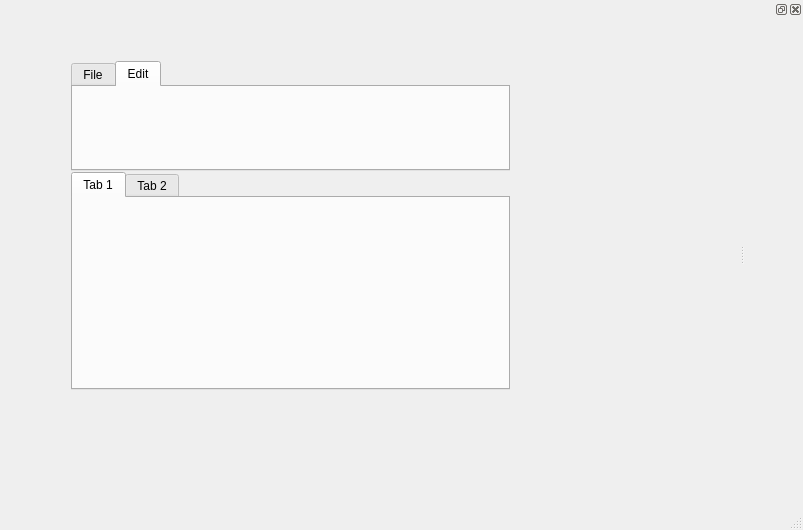
<?xml version="1.0" encoding="UTF-8"?>
<ui version="4.0">
 <class>MainWindow</class>
 <widget class="QMainWindow" name="MainWindow">
  <property name="geometry">
   <rect>
    <x>0</x>
    <y>0</y>
    <width>803</width>
    <height>530</height>
   </rect>
  </property>
  <property name="windowTitle">
   <string>MainWindow</string>
  </property>
  <widget class="QWidget" name="centralWidget">
   <widget class="QWidget" name="verticalLayoutWidget">
    <property name="geometry">
     <rect>
      <x>60</x>
      <y>50</y>
      <width>461</width>
      <height>351</height>
     </rect>
    </property>
    <layout class="QVBoxLayout" name="verticalLayout" stretch="0,0">
     <property name="spacing">
      <number>1</number>
     </property>
     <property name="sizeConstraint">
      <enum>QLayout::SetMaximumSize</enum>
     </property>
     <item>
      <widget class="QTabWidget" name="tabRibbon">
       <property name="sizePolicy">
        <sizepolicy hsizetype="Expanding" vsizetype="Fixed">
         <horstretch>0</horstretch>
         <verstretch>0</verstretch>
        </sizepolicy>
       </property>
       <property name="minimumSize">
        <size>
         <width>0</width>
         <height>110</height>
        </size>
       </property>
       <property name="tabPosition">
        <enum>QTabWidget::North</enum>
       </property>
       <property name="currentIndex">
        <number>1</number>
       </property>
       <widget class="QWidget" name="tabRibbonFile">
        <attribute name="title">
         <string>File</string>
        </attribute>
       </widget>
       <widget class="QWidget" name="tab_4">
        <attribute name="title">
         <string>Edit</string>
        </attribute>
       </widget>
      </widget>
     </item>
     <item>
      <widget class="QTabWidget" name="tabWidget">
       <widget class="QWidget" name="tab">
        <attribute name="title">
         <string>Tab 1</string>
        </attribute>
        <zorder>tabRibbon</zorder>
       </widget>
       <widget class="QWidget" name="tab_2">
        <attribute name="title">
         <string>Tab 2</string>
        </attribute>
       </widget>
      </widget>
     </item>
    </layout>
   </widget>
  </widget>
  <widget class="QStatusBar" name="statusBar"/>
  <widget class="QDockWidget" name="dockWidget">
   <attribute name="dockWidgetArea">
    <number>2</number>
   </attribute>
   <widget class="QWidget" name="dockWidgetContents"/>
  </widget>
 </widget>
 <layoutdefault spacing="6" margin="11"/>
 <resources/>
 <connections/>
</ui>
